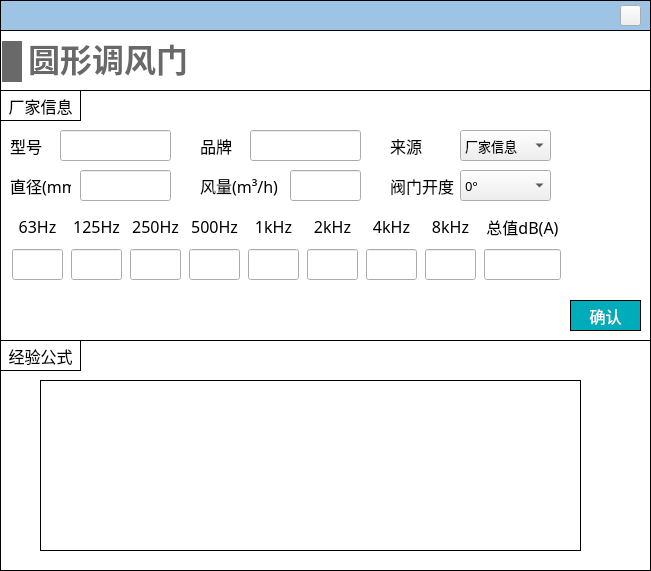
<?xml version="1.0" encoding="UTF-8"?>
<ui version="4.0">
 <class>Dialog_circular_damper</class>
 <widget class="QDialog" name="Dialog_circular_damper">
  <property name="geometry">
   <rect>
    <x>0</x>
    <y>0</y>
    <width>651</width>
    <height>571</height>
   </rect>
  </property>
  <property name="windowTitle">
   <string>Dialog</string>
  </property>
  <property name="styleSheet">
   <string notr="true">#Dialog_circular_damper
{
background:white;
}

QLineEdit 
{
font-family: 'Microsoft YaHei';
font-size: 13px;
}

QComboBox
{
font-family: 'Microsoft YaHei';
font-size: 13px;
}</string>
  </property>
  <widget class="QWidget" name="widget_terminal" native="true">
   <property name="geometry">
    <rect>
     <x>0</x>
     <y>30</y>
     <width>651</width>
     <height>311</height>
    </rect>
   </property>
   <property name="styleSheet">
    <string notr="true">#widget_terminal
{
border: 1px solid #000000;
}</string>
   </property>
   <widget class="QWidget" name="widget_2" native="true">
    <property name="geometry">
     <rect>
      <x>0</x>
      <y>60</y>
      <width>651</width>
      <height>251</height>
     </rect>
    </property>
    <property name="styleSheet">
     <string notr="true">#widget_2
{
border: 1px solid #000000;
}

QLabel
{
font-family: '黑体';
font-size: 16px;
}

QLineEdit
{
font-family: '黑体';
}

QRadioButton
{
font-family: '黑体';
}

QPushButton
{
font-family: '黑体';
}</string>
    </property>
    <widget class="QLineEdit" name="lineEdit_brand">
     <property name="geometry">
      <rect>
       <x>250</x>
       <y>40</y>
       <width>111</width>
       <height>31</height>
      </rect>
     </property>
     <property name="font">
      <font>
       <family>黑体</family>
       <pointsize>-1</pointsize>
      </font>
     </property>
    </widget>
    <widget class="QLineEdit" name="lineEdit_air_volume">
     <property name="geometry">
      <rect>
       <x>290</x>
       <y>80</y>
       <width>71</width>
       <height>31</height>
      </rect>
     </property>
     <property name="font">
      <font>
       <family>黑体</family>
       <pointsize>-1</pointsize>
      </font>
     </property>
    </widget>
    <widget class="QLabel" name="label_4">
     <property name="geometry">
      <rect>
       <x>200</x>
       <y>40</y>
       <width>41</width>
       <height>31</height>
      </rect>
     </property>
     <property name="font">
      <font>
       <family>黑体</family>
       <pointsize>-1</pointsize>
      </font>
     </property>
     <property name="text">
      <string>品牌</string>
     </property>
    </widget>
    <widget class="QLabel" name="label_15">
     <property name="geometry">
      <rect>
       <x>200</x>
       <y>80</y>
       <width>81</width>
       <height>31</height>
      </rect>
     </property>
     <property name="font">
      <font>
       <family>黑体</family>
       <pointsize>-1</pointsize>
      </font>
     </property>
     <property name="text">
      <string>风量(m³/h)</string>
     </property>
    </widget>
    <widget class="QLabel" name="label_5">
     <property name="geometry">
      <rect>
       <x>390</x>
       <y>80</y>
       <width>71</width>
       <height>31</height>
      </rect>
     </property>
     <property name="font">
      <font>
       <family>黑体</family>
       <pointsize>-1</pointsize>
      </font>
     </property>
     <property name="text">
      <string>阀门开度</string>
     </property>
    </widget>
    <widget class="QComboBox" name="comboBox_angle">
     <property name="geometry">
      <rect>
       <x>460</x>
       <y>80</y>
       <width>91</width>
       <height>31</height>
      </rect>
     </property>
     <property name="font">
      <font>
       <family>Microsoft YaHei</family>
       <pointsize>-1</pointsize>
      </font>
     </property>
     <property name="layoutDirection">
      <enum>Qt::LeftToRight</enum>
     </property>
     <property name="sizeAdjustPolicy">
      <enum>QComboBox::AdjustToContentsOnFirstShow</enum>
     </property>
     <item>
      <property name="text">
       <string>0°</string>
      </property>
     </item>
     <item>
      <property name="text">
       <string>15°</string>
      </property>
     </item>
     <item>
      <property name="text">
       <string>30°</string>
      </property>
     </item>
     <item>
      <property name="text">
       <string>45°</string>
      </property>
     </item>
     <item>
      <property name="text">
       <string>60°</string>
      </property>
     </item>
     <item>
      <property name="text">
       <string>75°</string>
      </property>
     </item>
     <item>
      <property name="text">
       <string>90°</string>
      </property>
     </item>
    </widget>
    <widget class="QWidget" name="layoutWidget_3">
     <property name="geometry">
      <rect>
       <x>10</x>
       <y>120</y>
       <width>561</width>
       <height>72</height>
      </rect>
     </property>
     <layout class="QHBoxLayout" name="horizontalLayout_2">
      <item>
       <layout class="QVBoxLayout" name="verticalLayout_10">
        <item>
         <widget class="QLabel" name="label_21">
          <property name="minimumSize">
           <size>
            <width>51</width>
            <height>31</height>
           </size>
          </property>
          <property name="maximumSize">
           <size>
            <width>51</width>
            <height>31</height>
           </size>
          </property>
          <property name="font">
           <font>
            <family>黑体</family>
            <pointsize>-1</pointsize>
           </font>
          </property>
          <property name="text">
           <string>63Hz</string>
          </property>
          <property name="alignment">
           <set>Qt::AlignCenter</set>
          </property>
         </widget>
        </item>
        <item>
         <widget class="QLineEdit" name="lineEdit_63">
          <property name="minimumSize">
           <size>
            <width>51</width>
            <height>31</height>
           </size>
          </property>
          <property name="maximumSize">
           <size>
            <width>51</width>
            <height>31</height>
           </size>
          </property>
          <property name="font">
           <font>
            <family>黑体</family>
            <pointsize>-1</pointsize>
           </font>
          </property>
          <property name="alignment">
           <set>Qt::AlignCenter</set>
          </property>
         </widget>
        </item>
       </layout>
      </item>
      <item>
       <layout class="QVBoxLayout" name="verticalLayout_11">
        <item>
         <widget class="QLabel" name="label_22">
          <property name="minimumSize">
           <size>
            <width>51</width>
            <height>31</height>
           </size>
          </property>
          <property name="maximumSize">
           <size>
            <width>51</width>
            <height>31</height>
           </size>
          </property>
          <property name="font">
           <font>
            <family>黑体</family>
            <pointsize>-1</pointsize>
           </font>
          </property>
          <property name="text">
           <string>125Hz</string>
          </property>
          <property name="alignment">
           <set>Qt::AlignCenter</set>
          </property>
         </widget>
        </item>
        <item>
         <widget class="QLineEdit" name="lineEdit_125">
          <property name="minimumSize">
           <size>
            <width>51</width>
            <height>31</height>
           </size>
          </property>
          <property name="maximumSize">
           <size>
            <width>51</width>
            <height>31</height>
           </size>
          </property>
          <property name="font">
           <font>
            <family>黑体</family>
            <pointsize>-1</pointsize>
           </font>
          </property>
          <property name="alignment">
           <set>Qt::AlignCenter</set>
          </property>
         </widget>
        </item>
       </layout>
      </item>
      <item>
       <layout class="QVBoxLayout" name="verticalLayout_12">
        <item>
         <widget class="QLabel" name="label_23">
          <property name="minimumSize">
           <size>
            <width>51</width>
            <height>31</height>
           </size>
          </property>
          <property name="maximumSize">
           <size>
            <width>51</width>
            <height>31</height>
           </size>
          </property>
          <property name="font">
           <font>
            <family>黑体</family>
            <pointsize>-1</pointsize>
           </font>
          </property>
          <property name="text">
           <string>250Hz</string>
          </property>
          <property name="alignment">
           <set>Qt::AlignCenter</set>
          </property>
         </widget>
        </item>
        <item>
         <widget class="QLineEdit" name="lineEdit_250">
          <property name="minimumSize">
           <size>
            <width>51</width>
            <height>31</height>
           </size>
          </property>
          <property name="maximumSize">
           <size>
            <width>51</width>
            <height>31</height>
           </size>
          </property>
          <property name="font">
           <font>
            <family>黑体</family>
            <pointsize>-1</pointsize>
           </font>
          </property>
          <property name="alignment">
           <set>Qt::AlignCenter</set>
          </property>
         </widget>
        </item>
       </layout>
      </item>
      <item>
       <layout class="QVBoxLayout" name="verticalLayout_13">
        <item>
         <widget class="QLabel" name="label_24">
          <property name="minimumSize">
           <size>
            <width>51</width>
            <height>31</height>
           </size>
          </property>
          <property name="maximumSize">
           <size>
            <width>51</width>
            <height>31</height>
           </size>
          </property>
          <property name="font">
           <font>
            <family>黑体</family>
            <pointsize>-1</pointsize>
           </font>
          </property>
          <property name="text">
           <string>500Hz</string>
          </property>
          <property name="alignment">
           <set>Qt::AlignCenter</set>
          </property>
         </widget>
        </item>
        <item>
         <widget class="QLineEdit" name="lineEdit_500">
          <property name="minimumSize">
           <size>
            <width>51</width>
            <height>31</height>
           </size>
          </property>
          <property name="maximumSize">
           <size>
            <width>51</width>
            <height>31</height>
           </size>
          </property>
          <property name="font">
           <font>
            <family>黑体</family>
            <pointsize>-1</pointsize>
           </font>
          </property>
          <property name="alignment">
           <set>Qt::AlignCenter</set>
          </property>
         </widget>
        </item>
       </layout>
      </item>
      <item>
       <layout class="QVBoxLayout" name="verticalLayout_14">
        <item>
         <widget class="QLabel" name="label_25">
          <property name="minimumSize">
           <size>
            <width>51</width>
            <height>31</height>
           </size>
          </property>
          <property name="maximumSize">
           <size>
            <width>51</width>
            <height>31</height>
           </size>
          </property>
          <property name="font">
           <font>
            <family>黑体</family>
            <pointsize>-1</pointsize>
           </font>
          </property>
          <property name="text">
           <string>1kHz</string>
          </property>
          <property name="alignment">
           <set>Qt::AlignCenter</set>
          </property>
         </widget>
        </item>
        <item>
         <widget class="QLineEdit" name="lineEdit_1k">
          <property name="minimumSize">
           <size>
            <width>51</width>
            <height>31</height>
           </size>
          </property>
          <property name="maximumSize">
           <size>
            <width>51</width>
            <height>31</height>
           </size>
          </property>
          <property name="font">
           <font>
            <family>黑体</family>
            <pointsize>-1</pointsize>
           </font>
          </property>
          <property name="alignment">
           <set>Qt::AlignCenter</set>
          </property>
         </widget>
        </item>
       </layout>
      </item>
      <item>
       <layout class="QVBoxLayout" name="verticalLayout_15">
        <property name="spacing">
         <number>6</number>
        </property>
        <item>
         <widget class="QLabel" name="label_26">
          <property name="minimumSize">
           <size>
            <width>51</width>
            <height>31</height>
           </size>
          </property>
          <property name="maximumSize">
           <size>
            <width>51</width>
            <height>31</height>
           </size>
          </property>
          <property name="font">
           <font>
            <family>黑体</family>
            <pointsize>-1</pointsize>
           </font>
          </property>
          <property name="text">
           <string>2kHz</string>
          </property>
          <property name="alignment">
           <set>Qt::AlignCenter</set>
          </property>
         </widget>
        </item>
        <item>
         <widget class="QLineEdit" name="lineEdit_2k">
          <property name="minimumSize">
           <size>
            <width>51</width>
            <height>31</height>
           </size>
          </property>
          <property name="maximumSize">
           <size>
            <width>51</width>
            <height>31</height>
           </size>
          </property>
          <property name="font">
           <font>
            <family>黑体</family>
            <pointsize>-1</pointsize>
           </font>
          </property>
          <property name="alignment">
           <set>Qt::AlignCenter</set>
          </property>
         </widget>
        </item>
       </layout>
      </item>
      <item>
       <layout class="QVBoxLayout" name="verticalLayout_16">
        <item>
         <widget class="QLabel" name="label_1">
          <property name="minimumSize">
           <size>
            <width>51</width>
            <height>31</height>
           </size>
          </property>
          <property name="maximumSize">
           <size>
            <width>51</width>
            <height>31</height>
           </size>
          </property>
          <property name="font">
           <font>
            <family>黑体</family>
            <pointsize>-1</pointsize>
           </font>
          </property>
          <property name="text">
           <string>4kHz</string>
          </property>
          <property name="alignment">
           <set>Qt::AlignCenter</set>
          </property>
         </widget>
        </item>
        <item>
         <widget class="QLineEdit" name="lineEdit_4k">
          <property name="minimumSize">
           <size>
            <width>51</width>
            <height>31</height>
           </size>
          </property>
          <property name="maximumSize">
           <size>
            <width>51</width>
            <height>31</height>
           </size>
          </property>
          <property name="font">
           <font>
            <family>黑体</family>
            <pointsize>-1</pointsize>
           </font>
          </property>
          <property name="alignment">
           <set>Qt::AlignCenter</set>
          </property>
         </widget>
        </item>
       </layout>
      </item>
      <item>
       <layout class="QVBoxLayout" name="verticalLayout_17">
        <item>
         <widget class="QLabel" name="label_27">
          <property name="minimumSize">
           <size>
            <width>51</width>
            <height>31</height>
           </size>
          </property>
          <property name="maximumSize">
           <size>
            <width>51</width>
            <height>31</height>
           </size>
          </property>
          <property name="font">
           <font>
            <family>黑体</family>
            <pointsize>-1</pointsize>
           </font>
          </property>
          <property name="text">
           <string>8kHz</string>
          </property>
          <property name="alignment">
           <set>Qt::AlignCenter</set>
          </property>
         </widget>
        </item>
        <item>
         <widget class="QLineEdit" name="lineEdit_8k">
          <property name="minimumSize">
           <size>
            <width>51</width>
            <height>31</height>
           </size>
          </property>
          <property name="maximumSize">
           <size>
            <width>51</width>
            <height>31</height>
           </size>
          </property>
          <property name="font">
           <font>
            <family>黑体</family>
            <pointsize>-1</pointsize>
           </font>
          </property>
          <property name="alignment">
           <set>Qt::AlignCenter</set>
          </property>
         </widget>
        </item>
       </layout>
      </item>
      <item>
       <layout class="QVBoxLayout" name="verticalLayout_18">
        <item>
         <widget class="QLabel" name="label_28">
          <property name="minimumSize">
           <size>
            <width>77</width>
            <height>31</height>
           </size>
          </property>
          <property name="maximumSize">
           <size>
            <width>51</width>
            <height>31</height>
           </size>
          </property>
          <property name="font">
           <font>
            <family>黑体</family>
            <pointsize>-1</pointsize>
           </font>
          </property>
          <property name="text">
           <string>总值dB(A)</string>
          </property>
          <property name="alignment">
           <set>Qt::AlignCenter</set>
          </property>
         </widget>
        </item>
        <item>
         <widget class="QLineEdit" name="lineEdit_total">
          <property name="minimumSize">
           <size>
            <width>77</width>
            <height>31</height>
           </size>
          </property>
          <property name="maximumSize">
           <size>
            <width>51</width>
            <height>31</height>
           </size>
          </property>
          <property name="font">
           <font>
            <family>黑体</family>
            <pointsize>-1</pointsize>
           </font>
          </property>
          <property name="alignment">
           <set>Qt::AlignCenter</set>
          </property>
          <property name="readOnly">
           <bool>true</bool>
          </property>
         </widget>
        </item>
       </layout>
      </item>
     </layout>
    </widget>
    <widget class="QLabel" name="label_14">
     <property name="geometry">
      <rect>
       <x>10</x>
       <y>80</y>
       <width>61</width>
       <height>31</height>
      </rect>
     </property>
     <property name="font">
      <font>
       <family>黑体</family>
       <pointsize>-1</pointsize>
      </font>
     </property>
     <property name="text">
      <string>直径(mm)</string>
     </property>
    </widget>
    <widget class="QLineEdit" name="lineEdit_diameter">
     <property name="geometry">
      <rect>
       <x>80</x>
       <y>80</y>
       <width>91</width>
       <height>31</height>
      </rect>
     </property>
     <property name="font">
      <font>
       <family>黑体</family>
       <pointsize>-1</pointsize>
      </font>
     </property>
    </widget>
    <widget class="QLabel" name="label_17">
     <property name="geometry">
      <rect>
       <x>0</x>
       <y>0</y>
       <width>81</width>
       <height>31</height>
      </rect>
     </property>
     <property name="font">
      <font>
       <family>黑体</family>
       <pointsize>-1</pointsize>
      </font>
     </property>
     <property name="styleSheet">
      <string notr="true">border: 1px solid #000000;</string>
     </property>
     <property name="text">
      <string>厂家信息</string>
     </property>
     <property name="alignment">
      <set>Qt::AlignCenter</set>
     </property>
    </widget>
    <widget class="QPushButton" name="pushButton_confirm">
     <property name="geometry">
      <rect>
       <x>570</x>
       <y>210</y>
       <width>71</width>
       <height>31</height>
      </rect>
     </property>
     <property name="font">
      <font>
       <family>黑体</family>
       <pointsize>12</pointsize>
      </font>
     </property>
     <property name="styleSheet">
      <string notr="true">QPushButton
{
	color:#ffffff; /*文字颜色*/
    background-color: #00ACB9;/*背景色*/
    border-radius:0px; /*边框倒角*/
	border: 1px solid #000000;
}


QPushButton:hover 
{
background-color: rgb(0,142,153);
color: white;
}</string>
     </property>
     <property name="text">
      <string>确认</string>
     </property>
    </widget>
    <widget class="QLineEdit" name="lineEdit_model">
     <property name="geometry">
      <rect>
       <x>60</x>
       <y>40</y>
       <width>111</width>
       <height>31</height>
      </rect>
     </property>
     <property name="font">
      <font>
       <family>黑体</family>
       <pointsize>-1</pointsize>
      </font>
     </property>
    </widget>
    <widget class="QLabel" name="label_6">
     <property name="geometry">
      <rect>
       <x>10</x>
       <y>40</y>
       <width>41</width>
       <height>31</height>
      </rect>
     </property>
     <property name="font">
      <font>
       <family>黑体</family>
       <pointsize>-1</pointsize>
      </font>
     </property>
     <property name="text">
      <string>型号</string>
     </property>
    </widget>
    <widget class="QComboBox" name="comboBox_data_source">
     <property name="geometry">
      <rect>
       <x>460</x>
       <y>40</y>
       <width>91</width>
       <height>31</height>
      </rect>
     </property>
     <property name="font">
      <font>
       <family>Microsoft YaHei</family>
       <pointsize>-1</pointsize>
      </font>
     </property>
     <item>
      <property name="text">
       <string>厂家信息</string>
      </property>
     </item>
     <item>
      <property name="text">
       <string>设计预估</string>
      </property>
     </item>
    </widget>
    <widget class="QLabel" name="label_7">
     <property name="geometry">
      <rect>
       <x>390</x>
       <y>40</y>
       <width>71</width>
       <height>31</height>
      </rect>
     </property>
     <property name="font">
      <font>
       <family>黑体</family>
       <pointsize>-1</pointsize>
      </font>
     </property>
     <property name="text">
      <string>来源</string>
     </property>
    </widget>
   </widget>
   <widget class="QLabel" name="label_19">
    <property name="geometry">
     <rect>
      <x>28</x>
      <y>11</y>
      <width>160</width>
      <height>41</height>
     </rect>
    </property>
    <property name="minimumSize">
     <size>
      <width>0</width>
      <height>41</height>
     </size>
    </property>
    <property name="maximumSize">
     <size>
      <width>16777215</width>
      <height>41</height>
     </size>
    </property>
    <property name="font">
     <font>
      <family>Microsoft YaHei</family>
      <pointsize>24</pointsize>
      <bold>true</bold>
     </font>
    </property>
    <property name="styleSheet">
     <string notr="true">QLabel { 
border: none; 
color : rgb(105, 105, 105);
}</string>
    </property>
    <property name="text">
     <string>圆形调风门</string>
    </property>
    <property name="alignment">
     <set>Qt::AlignBottom|Qt::AlignHCenter</set>
    </property>
   </widget>
   <widget class="QLabel" name="label_18">
    <property name="geometry">
     <rect>
      <x>2</x>
      <y>11</y>
      <width>20</width>
      <height>41</height>
     </rect>
    </property>
    <property name="minimumSize">
     <size>
      <width>20</width>
      <height>41</height>
     </size>
    </property>
    <property name="maximumSize">
     <size>
      <width>20</width>
      <height>41</height>
     </size>
    </property>
    <property name="styleSheet">
     <string notr="true">QLabel { 
border: none; 
background-color : rgb(105, 105, 105);
}</string>
    </property>
    <property name="text">
     <string/>
    </property>
   </widget>
  </widget>
  <widget class="QWidget" name="widget_top" native="true">
   <property name="geometry">
    <rect>
     <x>0</x>
     <y>0</y>
     <width>651</width>
     <height>31</height>
    </rect>
   </property>
   <property name="styleSheet">
    <string notr="true">#widget_top
{
border: 1px solid #000000;
background-color: rgb(157, 196, 229);
	background-color: rgb(157, 196, 229);
}</string>
   </property>
   <widget class="QPushButton" name="close">
    <property name="geometry">
     <rect>
      <x>620</x>
      <y>5</y>
      <width>21</width>
      <height>21</height>
     </rect>
    </property>
    <property name="styleSheet">
     <string notr="true">border-image: url(:/images/image/closeWindow.jpg);</string>
    </property>
    <property name="text">
     <string/>
    </property>
   </widget>
  </widget>
  <widget class="QWidget" name="widget" native="true">
   <property name="geometry">
    <rect>
     <x>0</x>
     <y>340</y>
     <width>651</width>
     <height>231</height>
    </rect>
   </property>
   <property name="styleSheet">
    <string notr="true">border: 1px solid #000000;</string>
   </property>
   <widget class="QLabel" name="label">
    <property name="geometry">
     <rect>
      <x>40</x>
      <y>40</y>
      <width>541</width>
      <height>171</height>
     </rect>
    </property>
    <property name="styleSheet">
     <string notr="true">border-image: url(:/images/image/damper_desci.png);</string>
    </property>
    <property name="text">
     <string/>
    </property>
   </widget>
   <widget class="QLabel" name="label_16">
    <property name="geometry">
     <rect>
      <x>0</x>
      <y>0</y>
      <width>81</width>
      <height>31</height>
     </rect>
    </property>
    <property name="font">
     <font>
      <family>黑体</family>
      <pointsize>12</pointsize>
     </font>
    </property>
    <property name="text">
     <string>经验公式</string>
    </property>
    <property name="alignment">
     <set>Qt::AlignCenter</set>
    </property>
   </widget>
  </widget>
  <zorder>widget_top</zorder>
  <zorder>widget_terminal</zorder>
  <zorder>widget</zorder>
 </widget>
 <tabstops>
  <tabstop>lineEdit_diameter</tabstop>
  <tabstop>lineEdit_air_volume</tabstop>
  <tabstop>comboBox_angle</tabstop>
  <tabstop>lineEdit_brand</tabstop>
  <tabstop>lineEdit_63</tabstop>
  <tabstop>lineEdit_125</tabstop>
  <tabstop>lineEdit_250</tabstop>
  <tabstop>lineEdit_500</tabstop>
  <tabstop>lineEdit_1k</tabstop>
  <tabstop>lineEdit_2k</tabstop>
  <tabstop>lineEdit_4k</tabstop>
  <tabstop>lineEdit_8k</tabstop>
  <tabstop>lineEdit_total</tabstop>
  <tabstop>pushButton_confirm</tabstop>
  <tabstop>close</tabstop>
 </tabstops>
 <resources/>
 <connections/>
</ui>
